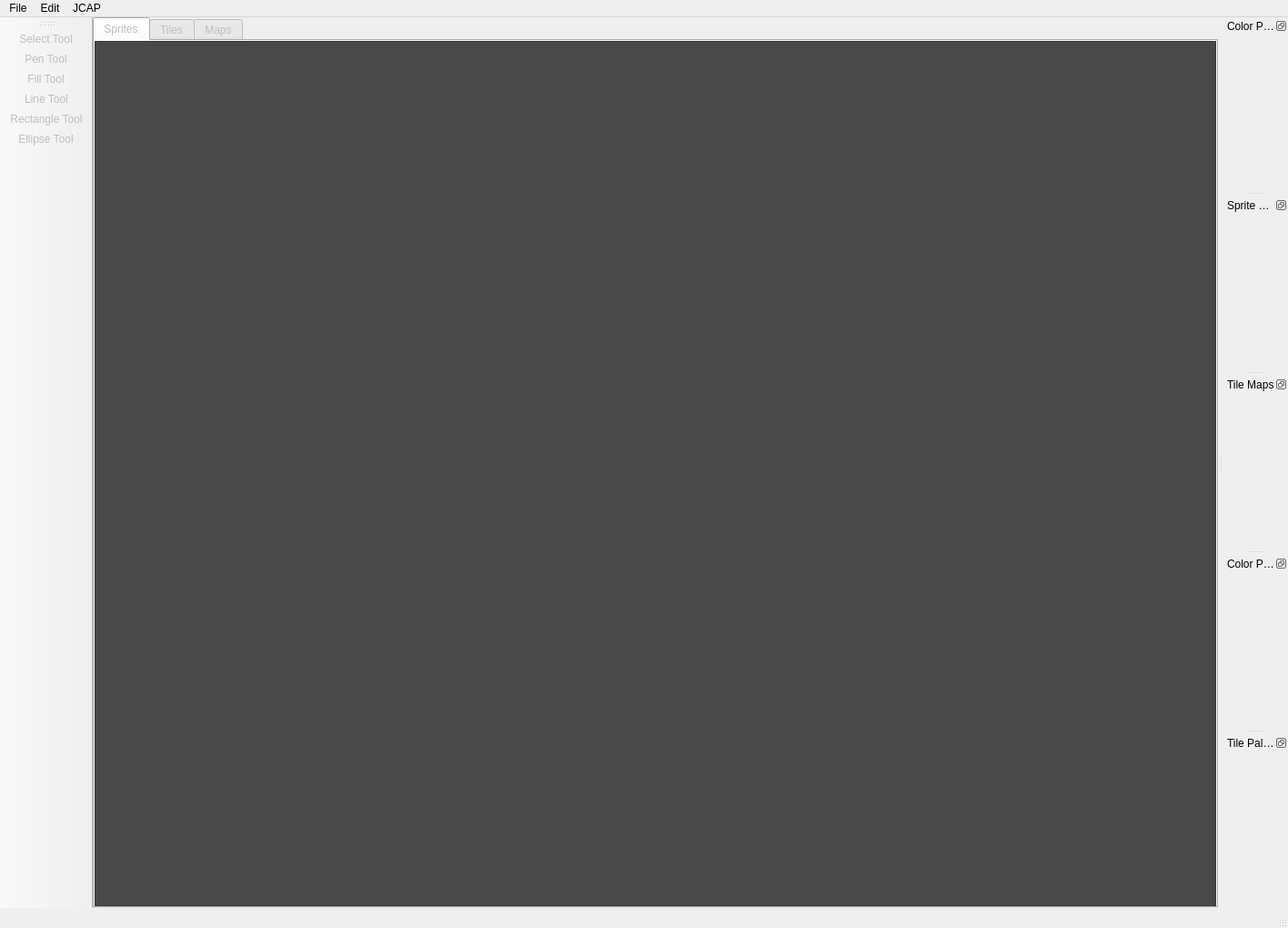
<?xml version="1.0" encoding="UTF-8"?>
<ui version="4.0">
 <class>main_window</class>
 <widget class="QMainWindow" name="main_window">
  <property name="geometry">
   <rect>
    <x>0</x>
    <y>0</y>
    <width>1416</width>
    <height>1020</height>
   </rect>
  </property>
  <property name="minimumSize">
   <size>
    <width>1280</width>
    <height>1020</height>
   </size>
  </property>
  <property name="windowTitle">
   <string>JCAP IDE</string>
  </property>
  <widget class="QWidget" name="central_widget">
   <layout class="QHBoxLayout" name="horizontalLayout">
    <property name="spacing">
     <number>0</number>
    </property>
    <property name="leftMargin">
     <number>0</number>
    </property>
    <property name="topMargin">
     <number>0</number>
    </property>
    <property name="rightMargin">
     <number>0</number>
    </property>
    <property name="bottomMargin">
     <number>0</number>
    </property>
    <item>
     <widget class="QTabWidget" name="editor_tabs">
      <property name="enabled">
       <bool>false</bool>
      </property>
      <property name="styleSheet">
       <string notr="true"/>
      </property>
      <property name="currentIndex">
       <number>0</number>
      </property>
      <widget class="QWidget" name="sprite_tab">
       <property name="styleSheet">
        <string notr="true">background-color: #494949;</string>
       </property>
       <attribute name="title">
        <string>Sprites</string>
       </attribute>
       <layout class="QHBoxLayout" name="sprite_editor_layout">
        <property name="spacing">
         <number>0</number>
        </property>
        <property name="leftMargin">
         <number>0</number>
        </property>
        <property name="topMargin">
         <number>0</number>
        </property>
        <property name="rightMargin">
         <number>0</number>
        </property>
        <property name="bottomMargin">
         <number>0</number>
        </property>
        <item>
         <widget class="EditorView" name="sprite_editor_view"/>
        </item>
       </layout>
      </widget>
      <widget class="QWidget" name="tile_tab">
       <property name="styleSheet">
        <string notr="true">background-color: #494949;</string>
       </property>
       <attribute name="title">
        <string>Tiles</string>
       </attribute>
       <layout class="QHBoxLayout" name="tile_editor_layout">
        <property name="spacing">
         <number>0</number>
        </property>
        <property name="leftMargin">
         <number>0</number>
        </property>
        <property name="topMargin">
         <number>0</number>
        </property>
        <property name="rightMargin">
         <number>0</number>
        </property>
        <property name="bottomMargin">
         <number>0</number>
        </property>
        <item>
         <widget class="EditorView" name="tile_editor_view"/>
        </item>
       </layout>
      </widget>
      <widget class="QWidget" name="map_tab">
       <property name="styleSheet">
        <string notr="true">background-color: #494949;</string>
       </property>
       <attribute name="title">
        <string>Maps</string>
       </attribute>
       <layout class="QHBoxLayout" name="map_editor_layout">
        <property name="spacing">
         <number>0</number>
        </property>
        <property name="leftMargin">
         <number>0</number>
        </property>
        <property name="topMargin">
         <number>0</number>
        </property>
        <property name="rightMargin">
         <number>0</number>
        </property>
        <property name="bottomMargin">
         <number>0</number>
        </property>
        <item>
         <widget class="EditorView" name="map_editor_view"/>
        </item>
       </layout>
      </widget>
     </widget>
    </item>
   </layout>
  </widget>
  <widget class="QStatusBar" name="status_bar"/>
  <widget class="QToolBar" name="tool_bar">
   <property name="enabled">
    <bool>false</bool>
   </property>
   <property name="windowTitle">
    <string>toolBar</string>
   </property>
   <attribute name="toolBarArea">
    <enum>LeftToolBarArea</enum>
   </attribute>
   <attribute name="toolBarBreak">
    <bool>false</bool>
   </attribute>
   <addaction name="action_select_tool"/>
   <addaction name="action_pen_tool"/>
   <addaction name="action_fill_tool"/>
   <addaction name="action_line_tool"/>
   <addaction name="action_rectangle_tool"/>
   <addaction name="action_ellipse_tool"/>
  </widget>
  <widget class="QDockWidget" name="sprite_color_palette_dock">
   <property name="enabled">
    <bool>true</bool>
   </property>
   <property name="sizePolicy">
    <sizepolicy hsizetype="Expanding" vsizetype="Preferred">
     <horstretch>0</horstretch>
     <verstretch>0</verstretch>
    </sizepolicy>
   </property>
   <property name="minimumSize">
    <size>
     <width>71</width>
     <height>42</height>
    </size>
   </property>
   <property name="autoFillBackground">
    <bool>false</bool>
   </property>
   <property name="features">
    <set>QDockWidget::DockWidgetFloatable|QDockWidget::DockWidgetMovable</set>
   </property>
   <property name="windowTitle">
    <string>Color Palettes</string>
   </property>
   <attribute name="dockWidgetArea">
    <number>2</number>
   </attribute>
   <widget class="ColorPalette" name="sprite_color_palette">
    <property name="enabled">
     <bool>false</bool>
    </property>
   </widget>
  </widget>
  <widget class="QDockWidget" name="sprite_pixel_palette_dock">
   <property name="enabled">
    <bool>true</bool>
   </property>
   <property name="sizePolicy">
    <sizepolicy hsizetype="Expanding" vsizetype="Preferred">
     <horstretch>0</horstretch>
     <verstretch>0</verstretch>
    </sizepolicy>
   </property>
   <property name="minimumSize">
    <size>
     <width>71</width>
     <height>42</height>
    </size>
   </property>
   <property name="features">
    <set>QDockWidget::DockWidgetFloatable|QDockWidget::DockWidgetMovable</set>
   </property>
   <property name="windowTitle">
    <string>Sprite Palettes</string>
   </property>
   <attribute name="dockWidgetArea">
    <number>2</number>
   </attribute>
   <widget class="PixelPalette" name="sprite_pixel_palette">
    <property name="enabled">
     <bool>false</bool>
    </property>
   </widget>
  </widget>
  <widget class="QDockWidget" name="tile_map_picker_dock">
   <property name="enabled">
    <bool>true</bool>
   </property>
   <property name="sizePolicy">
    <sizepolicy hsizetype="Expanding" vsizetype="Preferred">
     <horstretch>0</horstretch>
     <verstretch>0</verstretch>
    </sizepolicy>
   </property>
   <property name="minimumSize">
    <size>
     <width>71</width>
     <height>42</height>
    </size>
   </property>
   <property name="features">
    <set>QDockWidget::DockWidgetFloatable|QDockWidget::DockWidgetMovable</set>
   </property>
   <property name="windowTitle">
    <string>Tile Maps</string>
   </property>
   <attribute name="dockWidgetArea">
    <number>2</number>
   </attribute>
   <widget class="TileMapPicker" name="tile_map_picker">
    <property name="enabled">
     <bool>false</bool>
    </property>
   </widget>
  </widget>
  <widget class="QDockWidget" name="tile_color_palette_dock">
   <property name="enabled">
    <bool>true</bool>
   </property>
   <property name="sizePolicy">
    <sizepolicy hsizetype="Expanding" vsizetype="Preferred">
     <horstretch>0</horstretch>
     <verstretch>0</verstretch>
    </sizepolicy>
   </property>
   <property name="minimumSize">
    <size>
     <width>71</width>
     <height>42</height>
    </size>
   </property>
   <property name="features">
    <set>QDockWidget::DockWidgetFloatable|QDockWidget::DockWidgetMovable</set>
   </property>
   <property name="windowTitle">
    <string>Color Palettes</string>
   </property>
   <attribute name="dockWidgetArea">
    <number>2</number>
   </attribute>
   <widget class="ColorPalette" name="tile_color_palette">
    <property name="enabled">
     <bool>false</bool>
    </property>
   </widget>
  </widget>
  <widget class="QDockWidget" name="tile_pixel_palette_dock">
   <property name="enabled">
    <bool>true</bool>
   </property>
   <property name="sizePolicy">
    <sizepolicy hsizetype="Expanding" vsizetype="Preferred">
     <horstretch>0</horstretch>
     <verstretch>0</verstretch>
    </sizepolicy>
   </property>
   <property name="minimumSize">
    <size>
     <width>71</width>
     <height>42</height>
    </size>
   </property>
   <property name="features">
    <set>QDockWidget::DockWidgetFloatable|QDockWidget::DockWidgetMovable</set>
   </property>
   <property name="windowTitle">
    <string>Tile Palettes</string>
   </property>
   <attribute name="dockWidgetArea">
    <number>2</number>
   </attribute>
   <widget class="PixelPalette" name="tile_pixel_palette">
    <property name="enabled">
     <bool>false</bool>
    </property>
   </widget>
  </widget>
  <widget class="QMenuBar" name="menu_bar">
   <property name="geometry">
    <rect>
     <x>0</x>
     <y>0</y>
     <width>1416</width>
     <height>26</height>
    </rect>
   </property>
   <property name="defaultUp">
    <bool>false</bool>
   </property>
   <widget class="QMenu" name="menu_file">
    <property name="title">
     <string>File</string>
    </property>
    <addaction name="action_new"/>
    <addaction name="action_open"/>
    <addaction name="action_save"/>
    <addaction name="action_close"/>
    <addaction name="separator"/>
    <addaction name="action_preferences"/>
    <addaction name="action_exit"/>
   </widget>
   <widget class="QMenu" name="menu_edit">
    <property name="title">
     <string>Edit</string>
    </property>
    <addaction name="action_copy"/>
    <addaction name="action_paste"/>
   </widget>
   <widget class="QMenu" name="menu_jcap">
    <property name="title">
     <string>JCAP</string>
    </property>
    <addaction name="action_gen_dat_files"/>
    <addaction name="action_load_jcap_system"/>
   </widget>
   <addaction name="menu_file"/>
   <addaction name="menu_edit"/>
   <addaction name="menu_jcap"/>
  </widget>
  <action name="action_open">
   <property name="text">
    <string>Open Project</string>
   </property>
   <property name="toolTip">
    <string>Open Project</string>
   </property>
   <property name="shortcut">
    <string>Ctrl+O</string>
   </property>
  </action>
  <action name="action_preferences">
   <property name="text">
    <string>Preferences</string>
   </property>
  </action>
  <action name="action_exit">
   <property name="text">
    <string>Exit</string>
   </property>
   <property name="shortcut">
    <string>Ctrl+Q</string>
   </property>
  </action>
  <action name="action_copy">
   <property name="enabled">
    <bool>false</bool>
   </property>
   <property name="text">
    <string>Copy</string>
   </property>
   <property name="shortcut">
    <string>Ctrl+C</string>
   </property>
  </action>
  <action name="action_paste">
   <property name="enabled">
    <bool>false</bool>
   </property>
   <property name="text">
    <string>Paste</string>
   </property>
   <property name="shortcut">
    <string>Ctrl+V</string>
   </property>
  </action>
  <action name="action_gen_dat_files">
   <property name="enabled">
    <bool>false</bool>
   </property>
   <property name="text">
    <string>Generate .DAT Files</string>
   </property>
   <property name="shortcut">
    <string>Ctrl+D</string>
   </property>
  </action>
  <action name="action_load_jcap_system">
   <property name="enabled">
    <bool>false</bool>
   </property>
   <property name="text">
    <string>Load JCAP System</string>
   </property>
   <property name="shortcut">
    <string>Ctrl+L</string>
   </property>
  </action>
  <action name="action_select_tool">
   <property name="checkable">
    <bool>true</bool>
   </property>
   <property name="enabled">
    <bool>true</bool>
   </property>
   <property name="icon">
    <iconset resource="../resources.qrc">
     <normaloff>:/icons/select_tool.png</normaloff>:/icons/select_tool.png</iconset>
   </property>
   <property name="text">
    <string>Select Tool</string>
   </property>
   <property name="toolTip">
    <string>Select Tool</string>
   </property>
  </action>
  <action name="action_pen_tool">
   <property name="checkable">
    <bool>true</bool>
   </property>
   <property name="enabled">
    <bool>true</bool>
   </property>
   <property name="icon">
    <iconset resource="../resources.qrc">
     <normaloff>:/icons/pencil_tool.png</normaloff>:/icons/pencil_tool.png</iconset>
   </property>
   <property name="text">
    <string>Pen Tool</string>
   </property>
   <property name="toolTip">
    <string>Pen Tool</string>
   </property>
  </action>
  <action name="action_fill_tool">
   <property name="checkable">
    <bool>true</bool>
   </property>
   <property name="enabled">
    <bool>true</bool>
   </property>
   <property name="icon">
    <iconset resource="../resources.qrc">
     <normaloff>:/icons/fill_tool.png</normaloff>:/icons/fill_tool.png</iconset>
   </property>
   <property name="text">
    <string>Fill Tool</string>
   </property>
   <property name="toolTip">
    <string>Fill Tool</string>
   </property>
  </action>
  <action name="action_line_tool">
   <property name="checkable">
    <bool>true</bool>
   </property>
   <property name="enabled">
    <bool>true</bool>
   </property>
   <property name="icon">
    <iconset resource="../resources.qrc">
     <normaloff>:/icons/line_tool.png</normaloff>:/icons/line_tool.png</iconset>
   </property>
   <property name="text">
    <string>Line Tool</string>
   </property>
   <property name="toolTip">
    <string>Line Tool</string>
   </property>
  </action>
  <action name="action_rectangle_tool">
   <property name="checkable">
    <bool>true</bool>
   </property>
   <property name="enabled">
    <bool>true</bool>
   </property>
   <property name="icon">
    <iconset resource="../resources.qrc">
     <normaloff>:/icons/rect_tool.png</normaloff>:/icons/rect_tool.png</iconset>
   </property>
   <property name="text">
    <string>Rectangle Tool</string>
   </property>
   <property name="toolTip">
    <string>Rectangle Tool</string>
   </property>
  </action>
  <action name="action_ellipse_tool">
   <property name="checkable">
    <bool>true</bool>
   </property>
   <property name="enabled">
    <bool>true</bool>
   </property>
   <property name="icon">
    <iconset resource="../resources.qrc">
     <normaloff>:/icons/ellipse_tool.png</normaloff>:/icons/ellipse_tool.png</iconset>
   </property>
   <property name="text">
    <string>Ellipse Tool</string>
   </property>
   <property name="toolTip">
    <string>Ellipse Tool</string>
   </property>
  </action>
  <action name="action_new">
   <property name="text">
    <string>New Project</string>
   </property>
   <property name="toolTip">
    <string>New Project</string>
   </property>
   <property name="shortcut">
    <string>Ctrl+N</string>
   </property>
  </action>
  <action name="action_save">
   <property name="enabled">
    <bool>false</bool>
   </property>
   <property name="text">
    <string>Save Project</string>
   </property>
   <property name="toolTip">
    <string>Save Project</string>
   </property>
   <property name="shortcut">
    <string>Ctrl+S</string>
   </property>
  </action>
  <action name="action_close">
   <property name="enabled">
    <bool>false</bool>
   </property>
   <property name="text">
    <string>Close Project</string>
   </property>
  </action>
 </widget>
 <customwidgets>
  <customwidget>
   <class>ColorPalette</class>
   <extends>QWidget</extends>
   <header>color_palette</header>
   <container>1</container>
  </customwidget>
  <customwidget>
   <class>PixelPalette</class>
   <extends>QWidget</extends>
   <header>pixel_palette</header>
   <container>1</container>
  </customwidget>
  <customwidget>
   <class>EditorView</class>
   <extends>QGraphicsView</extends>
   <header>editor_view</header>
  </customwidget>
  <customwidget>
   <class>TileMapPicker</class>
   <extends>QWidget</extends>
   <header>tile_map_picker</header>
   <container>1</container>
  </customwidget>
 </customwidgets>
 <tabstops>
  <tabstop>editor_tabs</tabstop>
 </tabstops>
 <resources>
  <include location="../resources.qrc"/>
 </resources>
 <connections/>
</ui>
